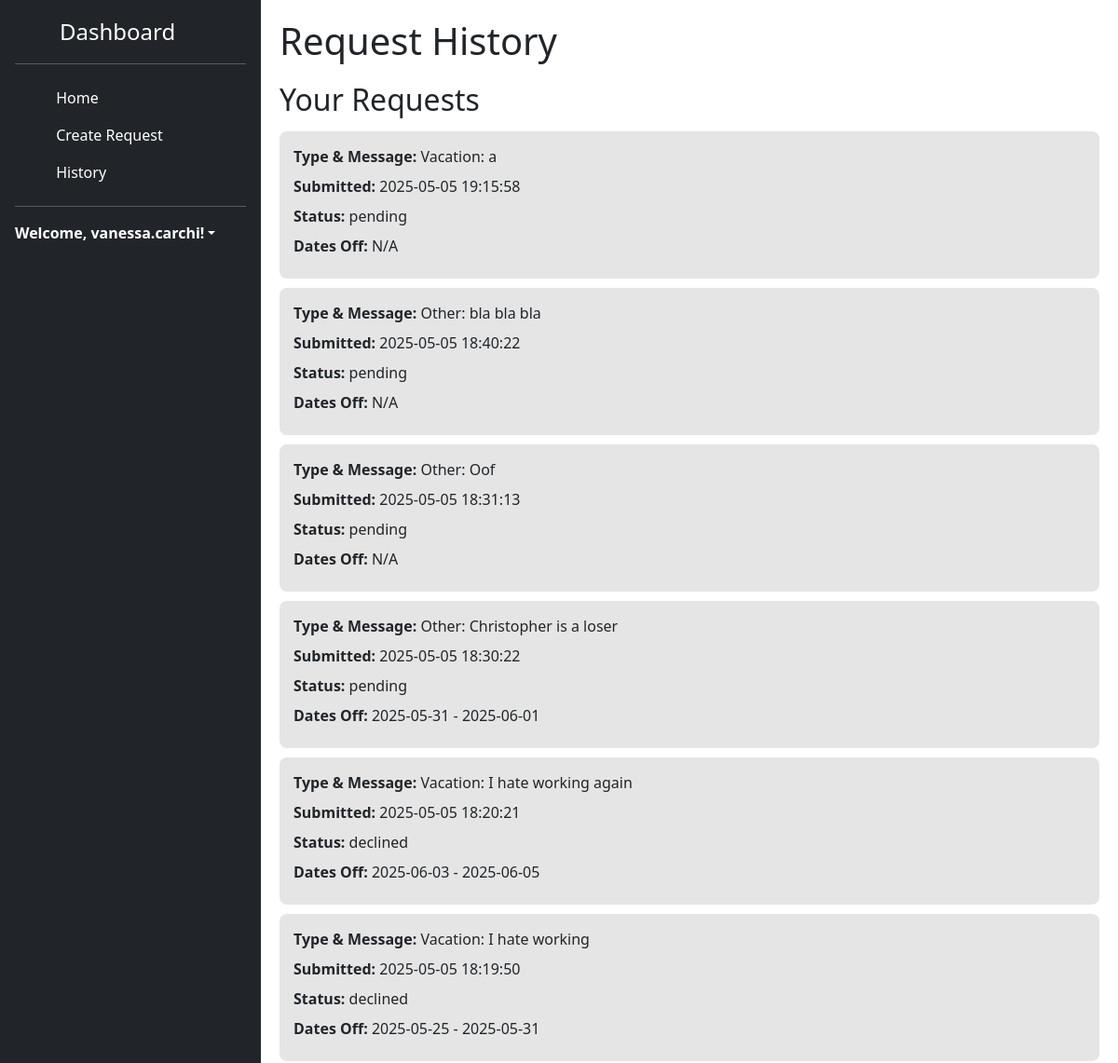
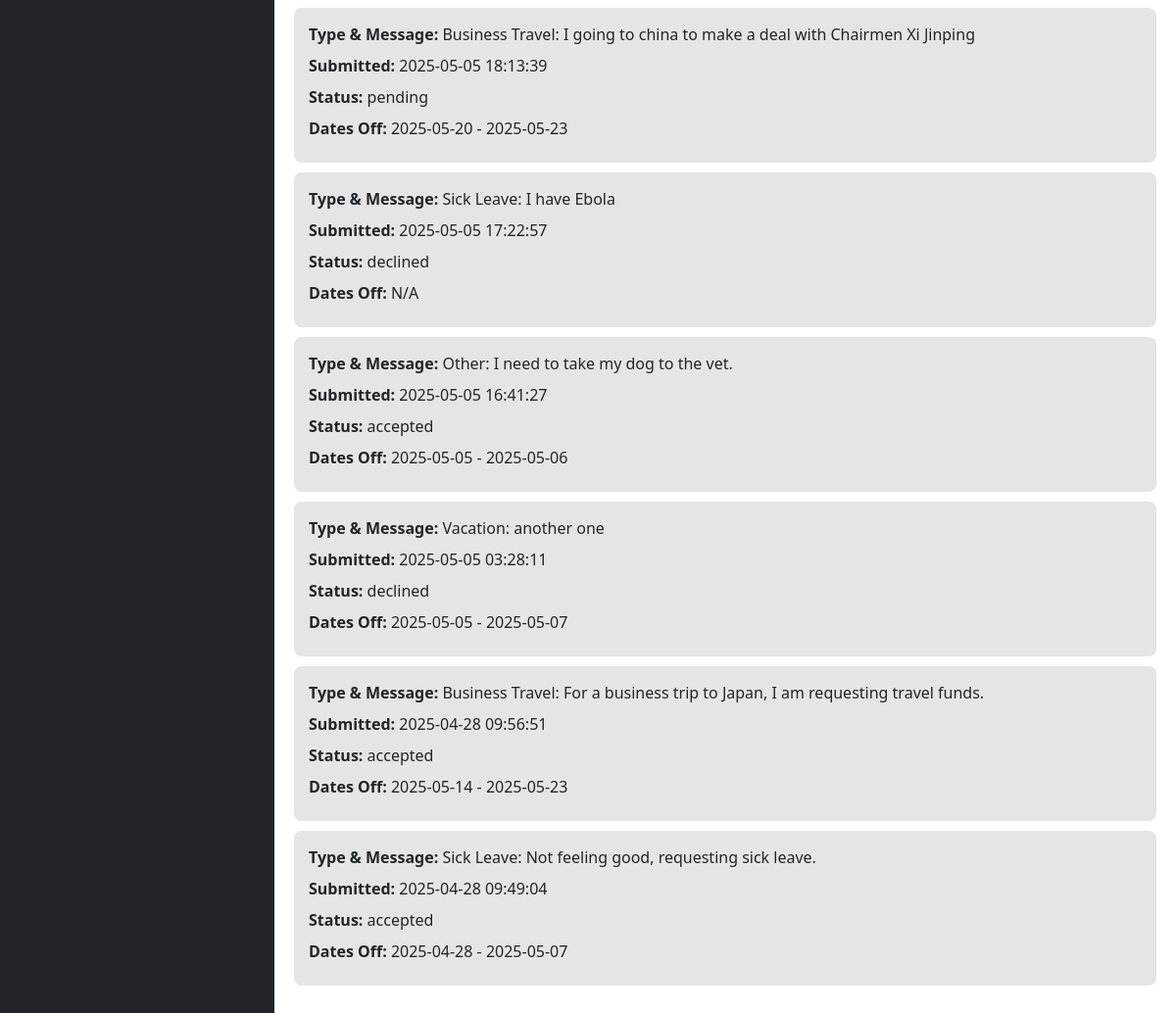
The page /request_history (signed in) on the database its author committed (2 pictures, top to bottom).
### tables this page shows
CREATE TABLE requests (
    id INTEGER PRIMARY KEY AUTOINCREMENT,
    username TEXT NOT NULL,
    request TEXT NOT NULL,
    timestamp DATETIME DEFAULT CURRENT_TIMESTAMP
, status TEXT DEFAULT 'pending', user_id INTEGER, start_date TEXT, end_date TEXT, notified INTEGER DEFAULT 0, last_status TEXT DEFAULT NULL);

### main.py (the view, shortened to what this page needs)
@app.route("/request_history", methods=["GET","POST"])
def request_history():
    if "user" in session:
        username = session["user"]
        conn = sqlite3.connect("users.db")
        cursor = conn.cursor()
        cursor.execute("SELECT id FROM users WHERE username = ?", (username,))
        user_row = cursor.fetchone()
        if not user_row:
            conn.close()
            return "User not found", 404
        user_id = user_row[0]
        cursor.execute("""
            SELECT request, timestamp, status, start_date, end_date FROM requests
            WHERE user_id = ? ORDER BY timestamp DESC
        """, (user_id,))
        user_requests = cursor.fetchall()
        conn.close()
        return render_template("HTML/request_history.html", username=username, requests=user_requests)
    return redirect(url_for("login"))

### templates/HTML/request_history.html (shortened to what this page needs)
<!DOCTYPE html>
<html lang="en">
    <head>
        <link rel="stylesheet" href="{{ url_for('static', filename='CSS/sidebars.css') }}">
        <link rel="stylesheet" href="{{ url_for('static', filename='CSS/history.css') }}">
        <link href="https://cdn.jsdelivr.net/npm/bootstrap@5.3.2/dist/css/bootstrap.min.css" rel="stylesheet">
        <link rel="stylesheet" href="https://cdn.jsdelivr.net/npm/flatpickr/dist/flatpickr.min.css">
        <link rel="stylesheet" href="https://cdn.jsdelivr.net/npm/@docsearch/css@3">
        <link href="../assets/dist/css/bootstrap.min.css" rel="stylesheet">
    </head>
    <body>
  <div class="app-container">
    <div class="sidebar flex-column flex-shrink-0 p-3 text-bg-dark" style="width: 280px;">
      <div class="d-flex align-items-center mb-3 mb-md-0 me-md-auto text-white text-decoration-none">
        <svg class="bi pe-none me-2" width="40" height="32"><use xlink:href="#bootstrap"/></svg>
        <span class="fs-4">Dashboard</span>
      </div>
      <hr>
      <ul class="nav nav-pills flex-column mb-auto">
        <li class="nav-item">
          <a href="{{ url_for('dashboard') }}" class="nav-link text-white">
            <svg class="bi pe-none me-2" width="16" height="16"><use xlink:href="#home"/></svg>
            Home
          </a>
        </li>
        <li>
          <a href="{{ url_for('create_request') }}" class="nav-link text-white">
            <svg class="bi pe-none me-2" width="16" height="16"><use xlink:href="#table"/></svg>
            Create Request
          </a>
        </li>
        <li>
          <a href="{{ url_for('request_history') }}" class="nav-link text-white">
            <svg class="bi pe-none me-2" width="16" height="16"><use xlink:href="#grid"/></svg>
            History
          </a>
        </li>
      </ul>
      <hr>
      <div class="dropdown">
        <a href="#" class="d-flex align-items-center text-white text-decoration-none dropdown-toggle" data-bs-toggle="dropdown" aria-expanded="false">
          <strong>Welcome, {{username}}!</strong>
        </a>
      </div>
    </div>
    <div class="main-content">
      <h1>Request History</h1>
      <div class="requests-list">
        <h2>Your Requests</h2>
        {% if requests %}
          {% for req, timestamp, status, start_date, end_date in requests %}
            <div class="request-item">
              <p><strong>Type & Message:</strong> {{ req }}</p>
              <p><strong>Submitted:</strong> {{ timestamp }}</p>
              <p><strong>Status:</strong> {{ status }}</p>
              {% if start_date and end_date %}
                <p><strong>Dates Off:</strong> {{ start_date }} - {{ end_date }}</p>
              {% else %}
                <p><strong>Dates Off:</strong> N/A</p>
              {% endif %}
            </div>
          {% endfor %}
        {% else %}
          <p>No requests submitted yet.</p>
        {% endif %}
      </div>
    </body>
</html>

### static/CSS/sidebars.css (style rules this page uses)
body { min-height: 100vh; min-height: -webkit-fill-available; }
html { height: -webkit-fill-available; }
.dropdown-toggle { outline: 0; }
.nav-link { display: flex; align-items: center; padding: 10px 15px; color: white; border-radius: 6px; transition: background-color 0.2s ease; }

### static/CSS/history.css (style rules this page uses)
*,body { margin:0 }
* { padding:0;box-sizing:border-box }
body { font-family:Poppins,sans-serif; height:100vh; background:#f8f9fa; color:#000; }
.app-container { display: flex; height: 100vh; }
.main-content { flex:1; padding:20px; overflow-y:auto; }
.main-content h1 { margin-bottom:20px; }
.request-item { background:#E5E5E5; }
.requests-list { margin-top:20px; }
.requests-list h2 { margin-bottom:15px; }
.request-item { padding:15px; border-radius:8px; margin-bottom:10px; }
.request-item p { margin-bottom:8px }
.bi { vertical-align:-.125em; fill:currentColor }

### rows shown on the page
requests: request "Vacation: a", timestamp "2025-05-05 19:15:58", status "pending", shows "Dates Off:", start_date "N/A"
requests: request "Other: bla bla bla", timestamp "2025-05-05 18:40:22", status "pending", shows "Dates Off:", start_date "N/A"
requests: request "Other: Oof", timestamp "2025-05-05 18:31:13", status "pending", shows "Dates Off:", start_date "N/A"
requests: request "Other: Christopher is a loser", timestamp "2025-05-05 18:30:22", status "pending", start_date "2025-05-31", end_date "2025-06-01"
requests: request "Vacation: I hate working again", timestamp "2025-05-05 18:20:21", status "declined", start_date "2025-06-03", end_date "2025-06-05"
requests: request "Vacation: I hate working", timestamp "2025-05-05 18:19:50", status "declined", start_date "2025-05-25", end_date "2025-05-31"
requests: request "Business Travel: I going to china to make a deal with Chairmen Xi Jinping", timestamp "2025-05-05 18:13:39", status "pending", start_date "2025-05-20", end_date "2025-05-23"
requests: request "Sick Leave: I have Ebola", timestamp "2025-05-05 17:22:57", status "declined", shows "Dates Off:", start_date "N/A"
requests: request "Other: I need to take my dog to the vet.", timestamp "2025-05-05 16:41:27", status "accepted", start_date "2025-05-05", end_date "2025-05-06"
requests: request "Vacation: another one", timestamp "2025-05-05 03:28:11", status "declined", start_date "2025-05-05", end_date "2025-05-07"
requests: request "Business Travel: For a business trip to Japan, I am requesting travel funds.", timestamp "2025-04-28 09:56:51", status "accepted", start_date "2025-05-14", end_date "2025-05-23"
requests: request "Sick Leave: Not feeling good, requesting sick leave.", timestamp "2025-04-28 09:49:04", status "accepted", start_date "2025-04-28", end_date "2025-05-07"

### other values the page prints
{{ username }} "vanessa.carchi"
